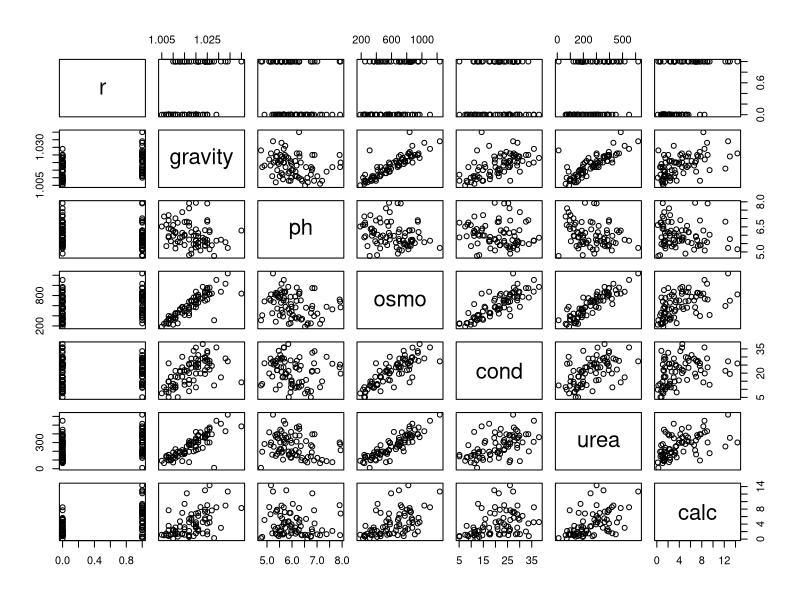
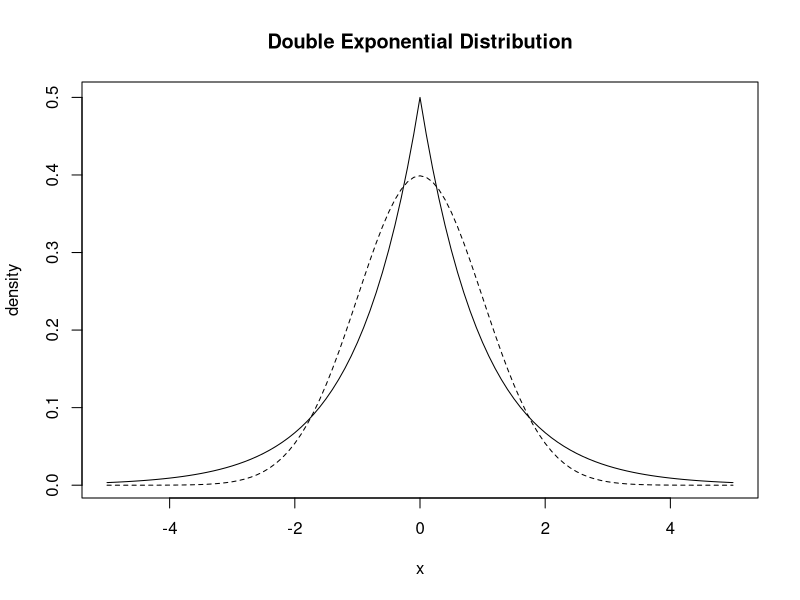

Recreate these plots in R, in order. (Note: this script raises an error after producing the figures.)
library("boot")
data("urine")
head(urine)
tail(urine)
dat=na.omit(urine)
dim(dat)
pairs(dat)

X=scale(dat[, -1], center=TRUE, scale=TRUE)
head(X)
colMeans(X)
apply(X, 2, sd)

#Laplace prior double exponential
ddexp=function(x,mu, tau){
  0.5*tau*exp(-tau*abs(x-mu))
}
curve(ddexp(x,mu=0.0, tau=1.0), from=-5, to=5, ylab="density", 
      main="Double Exponential Distribution")
curve(dnorm(x,mean=0.0, sd=1.0), from=-5, to=5,lty=2, add=TRUE)

mod6_string = " model {

    for (i in 1:length(y)) {
        y[i] ~ dbern(p[i])
    
        logit(p[i])=int + b[1]*gravity[i] + b[2]*ph[i] + b[3]*osmo[i]+ 
                          b[4]*cond[i] + b[5]*urea[i] + b[6]*calc[i] 
    }
    
    int~dnorm(0.0, 1.0/25)
    
    for (i in 1:6) {
        b[i] ~ ddexp(0.0, sqrt(2.0))
    }
} "
#Set-up
set.seed(82)
str(PlantGrowth)
data6_jags = list(y=dat$r, 
                  gravity=X[,"gravity"],
                  ph=X[,"ph"],
                  osmo=X[,"osmo"],
                  cond=X[,"cond"],
                  urea=X[,"urea"],
                  calc=X[,"calc"])

params6 = c("int", "b")

#Run MCMC
mod6 = jags.model(textConnection(mod6_string), 
                  data=data6_jags, 
                  n.chains=3)

update(mod6, 1000) # burn-in

mod6_sim = coda.samples(model=mod6,
                        variable.names=params6,
                        n.iter=5000)

mod6_csim = as.mcmc(do.call(rbind, mod6_sim))

summary(mod6_sim)

plot(mod6_sim, ask=TRUE)

dic1=dic.samples(mod6, n.iter=1000)
#Marginal Posterior density plot
par(mfrow=c(1,1))
par(mfrow=c(3,2))
densplot(mod6_csim[,1:6], xlim=c(-3.0,3.0))
colnames(X)
#B[2], B[3], plot identical to ddexp no effect


